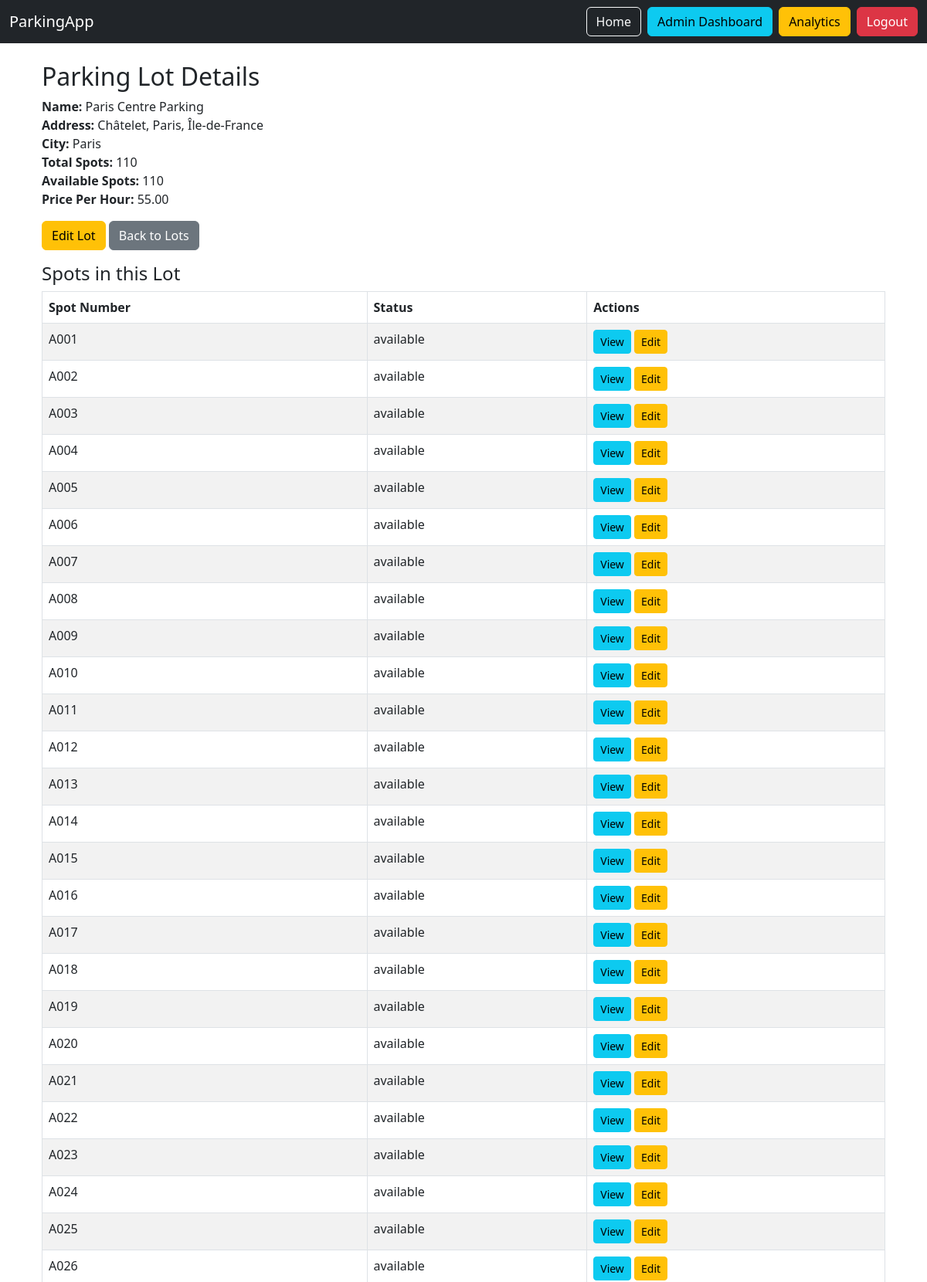
Page /admin/lots/9 (signed in, upper part) on the committed database.
### app/models/parking.py (models this page shows, shortened)
class ParkingLot(BaseModel):
    __tablename__ = "parking_lots"
    name = db.Column(db.String(200), nullable=False)
    address = db.Column(db.Text, nullable=False)
    city_id = db.Column(db.Integer, db.ForeignKey('cities.id'), nullable=False)
    total_spots = db.Column(db.Integer, nullable=False, default=0)
    available_spots = db.Column(db.Integer, nullable=False, default=0)
    price_per_hour = db.Column(db.Numeric(10, 2), nullable=False, default=Decimal('10.00'))
    status = db.Column(db.Enum(ParkingLotStatus), default=ParkingLotStatus.ACTIVE, nullable=False)
    city = db.relationship('City', back_populates='parking_lots')
    parking_spots = db.relationship('ParkingSpot', back_populates='parking_lot', cascade='all, delete-orphan')

class ParkingSpot(BaseModel):
    __tablename__ = "parking_spots"
    spot_number = db.Column(db.String(10), nullable=False)
    parking_lot_id = db.Column(db.Integer, db.ForeignKey('parking_lots.id'), nullable=False)
    status = db.Column(db.Enum(SpotStatus), default=SpotStatus.AVAILABLE.value, nullable=False)
    parking_lot = db.relationship('ParkingLot', back_populates='parking_spots')
    reservations = db.relationship('Reservation', back_populates='parking_spot')
    __table_args__ = (db.UniqueConstraint('spot_number', 'parking_lot_id'),)

### app/models/geography.py (models this page shows, shortened)
class City(BaseModel):
    __tablename__ = "cities"
    name = db.Column(db.String(100), nullable=False)
    state_id = db.Column(db.Integer, db.ForeignKey('states.id'), nullable=False)
    pin_code = db.Column(db.String(20), nullable=True)  # Optional pincode
    status = db.Column(db.Enum(GeographyStatus), default=GeographyStatus.ACTIVE, nullable=False)
    state = db.relationship('State', back_populates='cities')
    parking_lots = db.relationship('ParkingLot', back_populates='city', cascade='all, delete-orphan')  # Connection to parking system
    __table_args__ = (db.UniqueConstraint('name', 'state_id', name='unique_city_per_state'),)

### app/routes/admin.py (the view)
@admin_bp.route('/lots/<int:lot_id>')
@require_permission(PermissionType.VIEW_PARKING_DETAILS.value)
@refresh_db_session
def view_parking_lot_details(lot_id):
    lot = ParkingLot.query.get_or_404(lot_id)
    spots = ParkingSpot.query.filter_by(parking_lot_id=lot.id).all()
    return render_template('admin/parking/lot_details.html', lot=lot, spots=spots)

### app/routes/admin.py (called while the page is built)
def refresh_db_session(func):
    @wraps(func)
    def wrapper(*args, **kwargs):
        db.session.expire_all()  # clears SQLAlchemy cache
        return func(*args, **kwargs)
    return wrapper

### app/templates/admin/parking/lot_details.html
{% extends 'base.html' %}
{% block content %}
<div class="container mt-4">
  <h2>Parking Lot Details</h2>
  <div class="mb-3">
    <strong>Name:</strong> {{ lot.name }}<br>
    <strong>Address:</strong> {{ lot.address }}<br>
    <strong>City:</strong> {{ lot.city.name if lot.city else '' }}<br>
    <strong>Total Spots:</strong> {{ lot.total_spots }}<br>
    <strong>Available Spots:</strong> {{ lot.available_spots }}<br>
    <strong>Price Per Hour:</strong> {{ lot.price_per_hour }}<br>
  </div>
  <a href="{{ url_for('admin.edit_parking_lot', lot_id=lot.id) }}" class="btn btn-warning mb-3">Edit Lot</a>
  <a href="{{ url_for('admin.list_lots') }}" class="btn btn-secondary mb-3">Back to Lots</a>
  <h4>Spots in this Lot</h4>
  <table class="table table-bordered table-striped">
    <thead>
      <tr>
        <th>Spot Number</th>
        <th>Status</th>
        <th>Actions</th>
      </tr>
    </thead>
    <tbody>
      {% for spot in spots %}
      <tr>
        <td>{{ spot.spot_number }}</td>
        <td>{{ spot.status.value if spot.status else spot.status }}</td>
        <td>
          <a href="{{ url_for('admin.view_parking_spot_details', spot_id=spot.id) }}" class="btn btn-info btn-sm">View</a>
          <a href="{{ url_for('admin.edit_parking_spot', spot_id=spot.id) }}" class="btn btn-warning btn-sm">Edit</a>
        </td>
      </tr>
      {% endfor %}
    </tbody>
  </table>
</div>
{% endblock %}

### rows in the picture
ParkingLot: name "Paris Centre Parking", address "Châtelet, Paris, Île-de-France", total_spots "110", available_spots "110", price_per_hour "55.00"
City: city "Paris"
ParkingSpot: spot_number "A001", status "available"
ParkingSpot: spot_number "A002", status "available"
ParkingSpot: spot_number "A003", status "available"
ParkingSpot: spot_number "A004", status "available"
ParkingSpot: spot_number "A005", status "available"
ParkingSpot: spot_number "A006", status "available"
ParkingSpot: spot_number "A007", status "available"
ParkingSpot: spot_number "A008", status "available"
ParkingSpot: spot_number "A009", status "available"
ParkingSpot: spot_number "A010", status "available"
ParkingSpot: spot_number "A011", status "available"
ParkingSpot: spot_number "A012", status "available"
ParkingSpot: spot_number "A013", status "available"
ParkingSpot: spot_number "A014", status "available"
ParkingSpot: spot_number "A015", status "available"
ParkingSpot: spot_number "A016", status "available"
ParkingSpot: spot_number "A017", status "available"
ParkingSpot: spot_number "A018", status "available"
ParkingSpot: spot_number "A019", status "available"
ParkingSpot: spot_number "A020", status "available"
ParkingSpot: spot_number "A021", status "available"
ParkingSpot: spot_number "A022", status "available"
ParkingSpot: spot_number "A023", status "available"
ParkingSpot: spot_number "A024", status "available"
ParkingSpot: spot_number "A025", status "available"
ParkingSpot: spot_number "A026", status "available"
